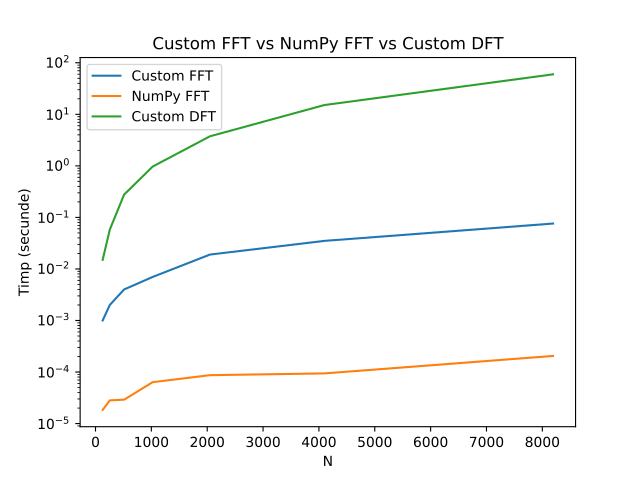

The Python source for this figure:
import numpy as np
import matplotlib.pyplot as plt
import math
import time

def dft(x):
    N = len(x)

    F = np.zeros((N, N), dtype = complex)
    
    for m in range(N):
        for n in range(N):
            F[m, n] = np.exp(-2j * np.pi * m * n / N)
            
    return F @ x

def fft(x):
    N = len(x)
    
    if N > 1:  
        x_even = fft(x[::2]) 
        x_odd = fft(x[1::2])

        X = np.zeros(N, dtype = complex)
        
        for k in range(N // 2):
            xk = np.exp(-2j * np.pi * k / N)
            
            X[k] = x_even[k] + xk * x_odd[k]
            X[N // 2 + k] = x_even[k] - xk * x_odd[k]

        return X
    
    else:
        return x
    
elapsed_time_custom_fft = []
elapsed_time_np_fft = []
elapsed_time_custom_dft = []

powers = range(7, 14)
sizes = [2 ** i for i in powers]

np.fft.fft(np.array([1.0, 2.0])) # warmup pentru np.fft

for N in sizes: 
    x = np.linspace(0, 1, num = N)
    
    ## fft custom
    start_time = time.time()
    fft(x)
    end_time = time.time()
    
    elapsed_time_custom_fft.append(end_time - start_time)
    
    ## np fft
    start_time = time.perf_counter()
    np.fft.fft(x)
    end_time = time.perf_counter()
    
    elapsed_time_np_fft.append(end_time - start_time)
    
    ## dft custom
    start_time = time.time()
    dft(x)
    end_time = time.time()
    
    elapsed_time_custom_dft.append(end_time - start_time)
    
plt.figure()
plt.title("Custom FFT vs NumPy FFT vs Custom DFT")
plt.plot(sizes, elapsed_time_custom_fft, label = "Custom FFT")
plt.plot(sizes, elapsed_time_np_fft, label = "NumPy FFT")
plt.plot(sizes, elapsed_time_custom_dft, label = "Custom DFT")
plt.legend()
plt.xlabel("N")
plt.ylabel("Timp (secunde)")
plt.yscale('log')
plt.savefig("ex1.pdf")
plt.show()
